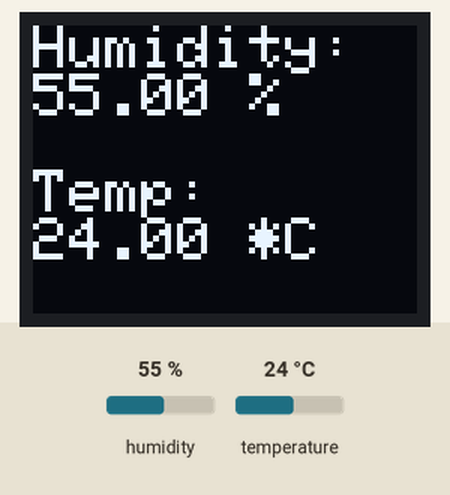
This sketch was run on a simulated ESP8266 (NodeMCU). Shown: 64×48 one-colour display. Inputs (shaded band) come from the test bench; at power-on: humidity 55 %, temperature 24 °C. WiFi joins after 1.5 s; servers stay silent unless stated; no MQTT or app messages arrive unless stated; what the sketch prints to the serial monitor is not drawn.

Above: at 2.7 s.
2.8 s: humidity set to 22 %
At 4.4 s:
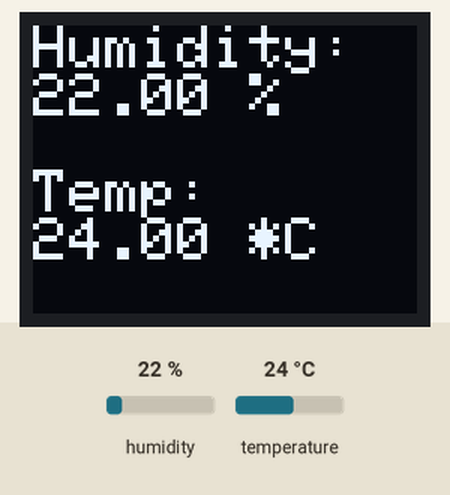
5.5 s: temperature set to 12 °C
At 7.0 s:
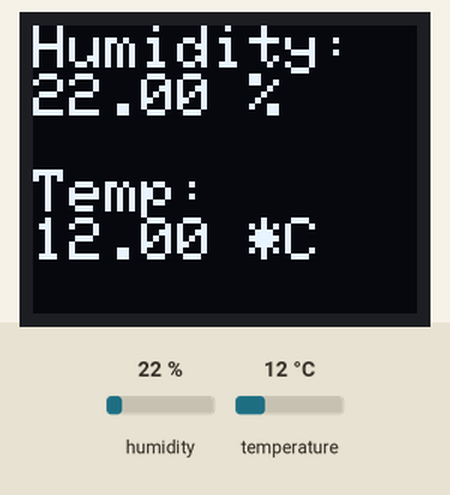
8.2 s: humidity set to 40 %
At 11.0 s:
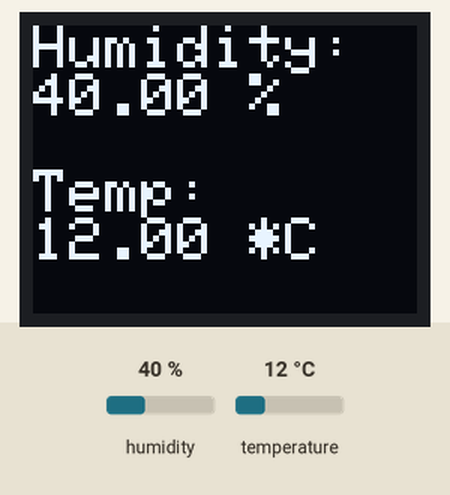
11.3 s: temperature set to 19 °C
At 12.4 s:
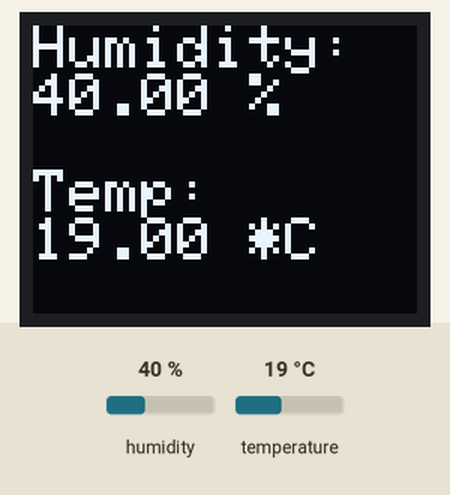
Timing chart, 0 to 14.3 s (numbered marks = the images above; inputs shaded):
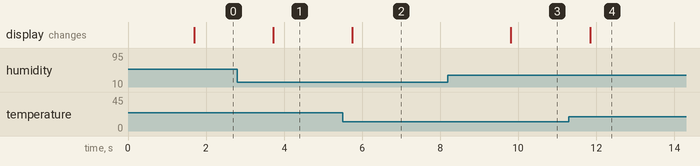

The sketch:

MQTT_RASPPY_DHT_OLED.ino
```cpp
//Bibliotecas
#include <ESP8266WiFi.h>
#include <PubSubClient.h>

#include "DHT.h"
#define DHTPIN 2     // Porta
#define DHTTYPE DHT22
#include <SPI.h>
#include <Wire.h>  // Include Wire if you're using I2C
#include <SFE_MicroOLED.h>  // Include the SFE_MicroOLED library

#define PIN_RESET 255  //
#define DC_JUMPER 0  // I2C Addres: 0 - 0x3C, 1 - 0x3D

DHT dht(DHTPIN, DHTTYPE);
MicroOLED oled(PIN_RESET, DC_JUMPER); // Example I2C declaration

#define wifi_ssid "Fisica"
#define wifi_password "Fisic@42"

#define mqtt_server "192.168.0.101"
#define mqtt_user ""
#define mqtt_password ""

#define your_topic "/bme"

WiFiClient espClient;
PubSubClient client(espClient);

//Inicia a serial e conecta o ESP na rede
void setup() {
  Serial.begin(115200);
  setup_wifi();
  client.setServer(mqtt_server, 1883);
}

//Função que conecta o ESP na rede
void setup_wifi() {
  delay(10);
  Serial.println();
  Serial.print("Connecting to ");
  Serial.println(wifi_ssid);

  WiFi.begin(wifi_ssid, wifi_password);

  while (WiFi.status() != WL_CONNECTED) {
    delay(500);
    Serial.print(".");
  }

  Serial.println("");
  Serial.println("WiFi connected");
  Serial.println("IP address: ");
  Serial.println(WiFi.localIP());
}

//Funcao que reconecta o ESP no Broker da rede
void reconnect() {
  while (!client.connected()) {
    Serial.print("Attempting MQTT connection...");
    if (client.connect("ESP8266Client")) {
      Serial.println("connected");
    } else {
      Serial.print("failed, rc=");
      Serial.print(client.state());
      Serial.println(" try again in 5 seconds");
      delay(5000);
    }
  }
}

//Variaveis globais
long lastMsg = 0;

//O loop mantem o ESP conectado na rede e no broker alem de ficar publicando em um topico especifico de 10 em 10 segundos...
void loop() {
  if (!client.connected()) {
    reconnect();
  }
  client.loop();

  delay(100);
  dht.begin();
  oled.begin();
  double h = dht.readHumidity();
  // Read temperature as Celsius (the default)
  double t = dht.readTemperature();


  oled.clear(PAGE); //clear will clear the Arduino's display buffer.
  oled.clear(ALL); // Clear the display's memory (gets rid of artifacts)
  oled.setFontType(0);  // Set the text to small (10 columns, 6 rows worth of characters).

  oled.print("Humidity: ");
  oled.print(h, 2);
  oled.print(" %\n\n");
  oled.print("Temp:\n");
  oled.print(t, 2);
  oled.print(" *C");

  Serial.println();
  Serial.print("Umidade: ");
  Serial.print(h, 2);
  Serial.print(" %\n\n");
  Serial.print("Temperatura: ");
  Serial.print(t, 2);
  Serial.println(" *C");

  oled.display();

  client.publish(your_topic, String(h).c_str(), true);
  client.publish(your_topic, String(t).c_str(), true);
  delay(1900);
}
```

Measured:
- after the input at 2.8 s, the display: changes after 0.92 s (image 1)
- after the input at 5.5 s, the display: changes after 0.25 s (image 2)
- after the input at 8.2 s, the display: changes after 1.6 s (image 3)
- after the input at 11.3 s, the display: changes after 0.54 s (image 4)
